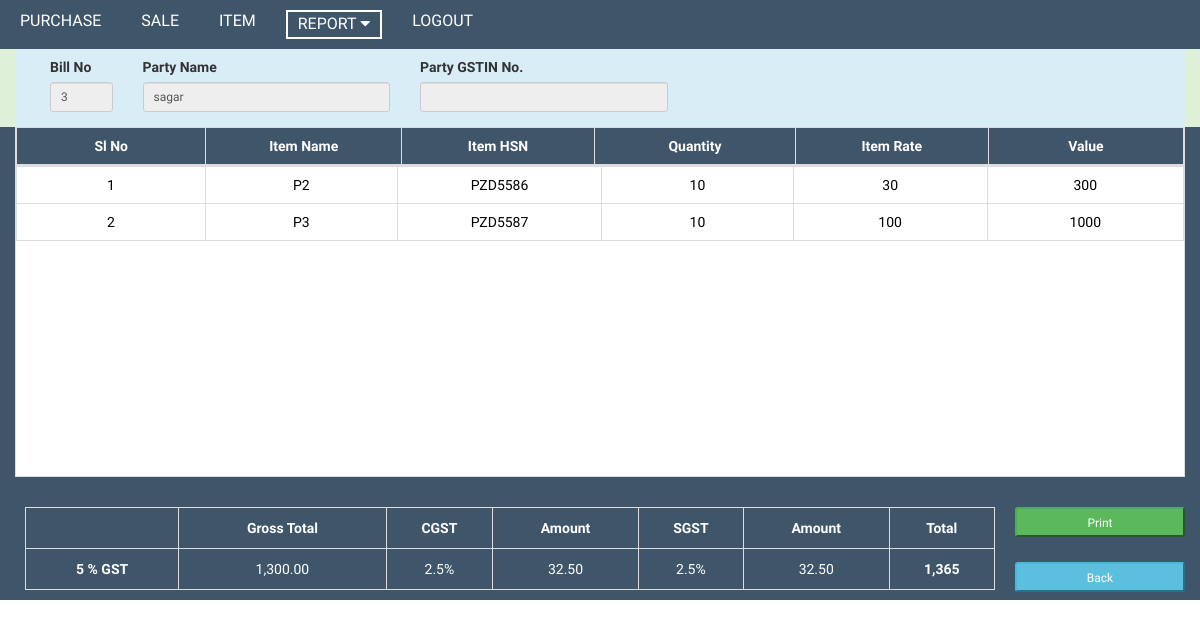
The app's page /sale_single_bill.php?bill=3 with its own data.
### tables this page shows
CREATE TABLE `sale_tot` (
  `bill_no` int(10) NOT NULL,
  `partyName` varchar(100) NOT NULL,
  `partyGST` varchar(50) NOT NULL,
  `saleDate` date NOT NULL,
  `gross_amt` double NOT NULL,
  `gst` double NOT NULL,
  `gstamt` double NOT NULL,
  `net_tot` double NOT NULL,
  `payment` varchar(30) NOT NULL
);

CREATE TABLE `sale_data` (
  `slno` int(10) NOT NULL,
  `itemName` varchar(100) NOT NULL,
  `itemHSN` varchar(50) NOT NULL,
  `qty` double NOT NULL,
  `rate` double NOT NULL,
  `value` double NOT NULL,
  `bill_no` int(10) NOT NULL
);

### sale_single_bill.php (the view, shortened to what this page needs)
<?php include('header.php');
include("connect.php");
  $bill=$_GET['bill'];
  $q1="SELECT * FROM `sale_tot` WHERE `bill_no`='$bill'";
  $conf=mysqli_query($conn,$q1);
  while($row=mysqli_fetch_array($conf))
  {
    $name=$row['partyName'];
    $partyGST=$row['partyGST'];
  }
?>
<div class="col-md-12 bg-success">
    <div class="container-fluid bg-info">
        <div class="row ip1">
            <div class="col-md-12">
                <div class="row">
                    <div class="col-md-1 cust_info" style="margin-left: -40px;">
                        <label for="">Bill No</label>
                        <input type="text" name="" class="col-md-1 form-control input-sm" id="bill_no" value="<?php echo $bill; ?>" readonly>
                    </div>
                    <div class="col-md-3 cust_info">
                        <label for="">Party Name</label>
                        <input type="text" name="" class="col-md-1 form-control input-sm" id="client_name" autocomplete="off" value="<?php echo $name; ?>" readonly>
                    </div>
                    <div class="col-md-3 cust_info">
                        <label for="">Party GSTIN No.</label>
                        <input type="text" name="" class="col-md-1 form-control input-sm" id="party_gst" autocomplete="off" value="<?php echo $partyGST; ?>" readonly>
                    </div>
                </div>
            </div>
        </div>
    </div>
</div>
<div class="col-md-12  theam tbl1" style="margin-top: -10px;" id="tb">
<table class="fixed_header5 table table-bordered" id="table">
    <thead>
        <tr>
            <th>Sl No</th>
            <th>Item Name</th>
            <th>Item HSN</th>
            <th>Quantity</th>
            <th>Item Rate</th>
            <th>Value</th>
        </tr>
    </thead>
    <tbody>
        <?php include("connect.php");
            $total=0;
            $net=0;
            $q="SELECT * FROM `sale_data` WHERE `bill_no`='$bill' ORDER BY `slno` ASC";
            $conf=mysqli_query($conn,$q)or die(mysqli_error());
            if(mysqli_num_rows($conf)>0)
            {
                $i=0;
                while($row=mysqli_fetch_array($conf))
                {
                    $total +=$row['value'];
                    ?>
                    <tr>
                        <td><?php echo $i+1; ?></td>
                        <td><?php echo $row['itemName']; ?></td>
                        <td><?php echo $row['itemHSN']; ?></td>
                        <td><?php echo $row['qty']; ?></td>
                        <td><?php echo $row['rate']; ?></td>
                        <td><?php echo $row['value']; ?></td>
                    </tr>
                    <?php
                    $i++;
                }
                $net=($total*5)/100;
            }
       ?>
    </tbody>
</table>
<div class="row">
    <div class="col-md-10">
        <table class="table-bordered tab" style="width:100%;">
            <tr>
                <th></th>
                <th>Gross Total</th>
                <th>CGST</th>
                <th>Amount</th>
                <th>SGST</th>
                <th>Amount</th>
                <th>Total</th>
            </tr>
            <tr>
                <th>5 % GST</th>
                <td><?php echo number_format($total,2); ?></td>
                <td>2.5%</td>
                <td><?php echo number_format($net/2,2); ?></td>
                <td>2.5%</td>
                <td><?php echo number_format($net/2,2); ?></td>
                <th><?php echo number_format($net+$total); ?></th>
            </tr>
        </table>
    </div>
    <div class="col-md-2">
        <input type="button" name="Save" value="Print" class="col-md-12 input-sm btn-success" id="print" style="margin-top:10px;">
<br>
<br>
        <input type="button" name="Cancel" value="Back" class="col-md-12 input-sm btn-info" id="cancel" style="margin-top:25px;" onclick="cancel()">
    </div>
</div>
</div>

### css/style.css (style rules this page uses)
html body { margin: 0px; padding: 0px; overflow:scroll !important; font-family: 'Noticia Text', serif; }
.theam { background-color:#3f5569; color:#fff; }
.cust_info { margin-left: 0px; }
.ip1 { margin-top: 8px; margin-left: 45px; margin-bottom:25px; }
.tab { margin: 10px; }
.tab td,th { text-align: center; }
.tab td,th { text-align: center; padding:10px 0; }
.fixed_header5 { width: 100%; table-layout: fixed; border-collapse: collapse; background-color: #fff; padding: 10px; height: 350px; margin-right: 17px; }
.fixed_header5 tbody { color: black; display:block; width: 100%; overflow: auto; height: 100%; }
.fixed_header5 thead tr { display: block; }
.fixed_header5 thead { background: #3f5569; color:#fff; }
.fixed_header5 th, .fixed_header5 td { padding: 5px; text-align: center; width:263px !important; }
th { font-weight: 700 !important; }

### header.php (style rules this page uses)
html body { margin: 0px; padding: 0px; overflow: scroll; font-family: 'Noticia Text', serif; }

### records on screen
sale_tot: partyName "sagar"
sale_data: itemName "P2", itemHSN "PZD5586", qty "10", rate "30", value "300"
sale_data: itemName "P3", itemHSN "PZD5587", qty "10", rate "100", value "1000"

### other values on screen
$total "1,300.00"
$net/2 "32.50"
$net+$total "1,365"
